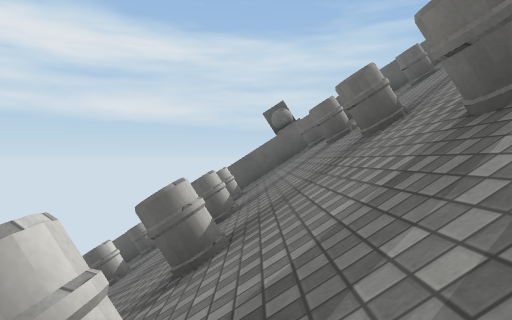
View 1 (above)

16 first-person views from a walk through a Unity game level. The camera is 1.2 m above the floor, looks level and sees 75° across. The floor is counted in squares, 2 m on a side. Each view is taken from the middle of a square. On the plan, view 1 faces up. The plan holds only what a view shows up to about 10 squares ahead; the rest is blank. The place goes on beyond the plan. The player is left out. Surface patterns are stand-ins for the level's own textures.

View 2
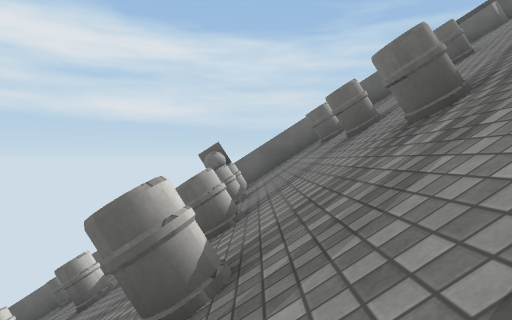

View 3
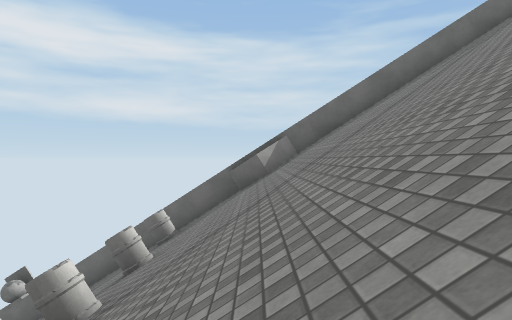

View 4
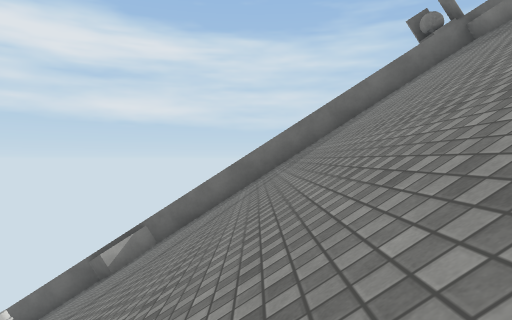

View 5
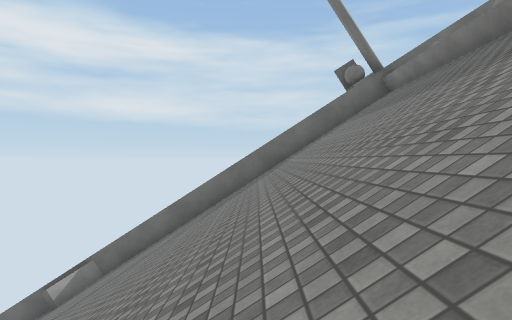

View 6
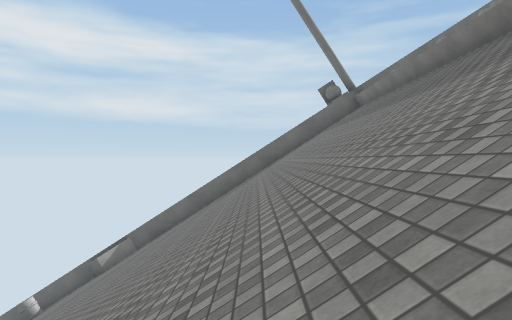

View 7
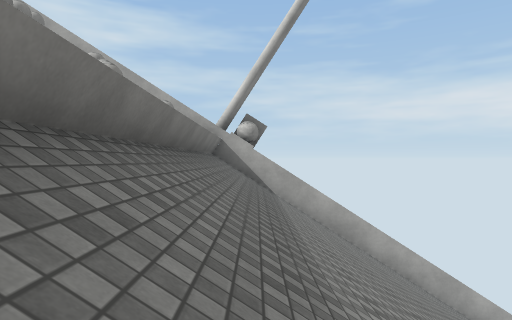

View 8
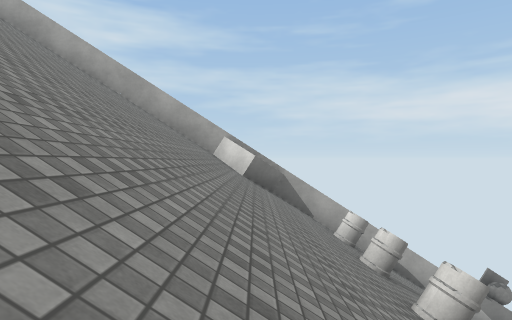

View 9
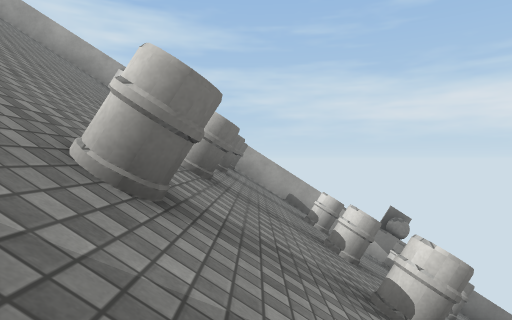

View 10
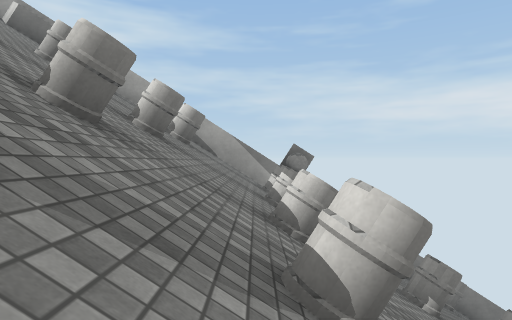

View 11
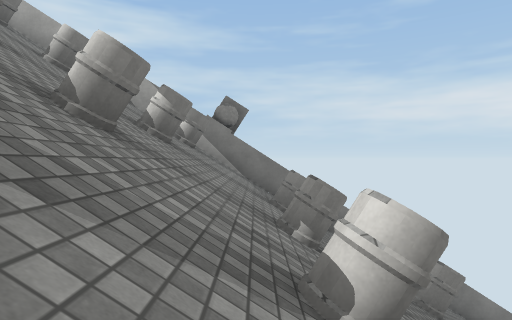

View 12
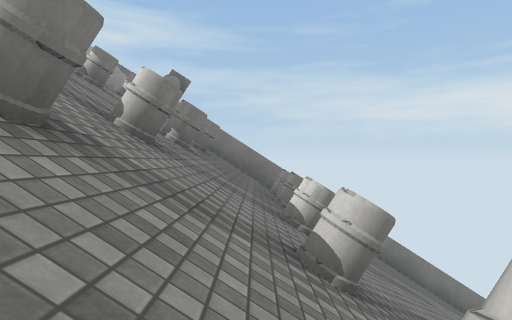

View 13
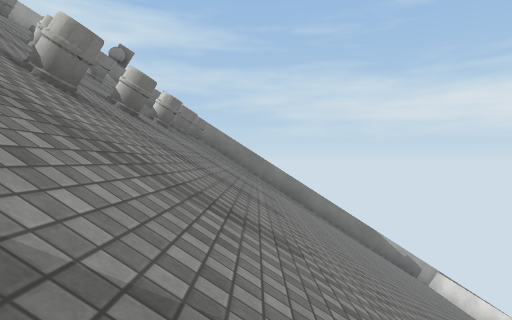

View 14
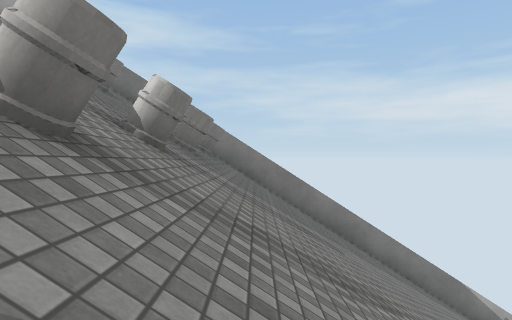

View 15
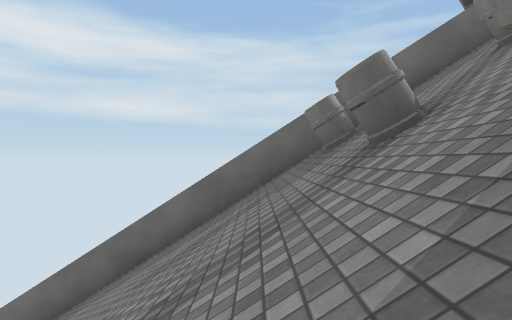

View 16
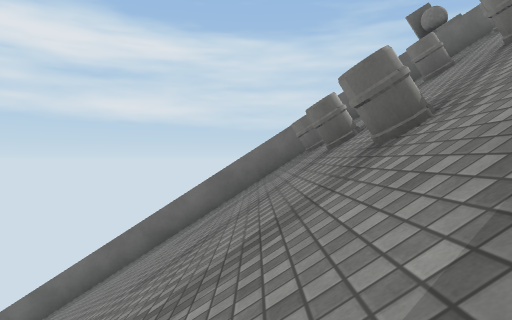

### Floor plan
Key: @ floor where view 1 was taken; # wall or solid block; / step, stairs or slope; = window, fence, low wall or low ledge.
Columns run from 7 left of view 1 to 18 right of it. Each row starts with its distance up from view 1.
 10 ##########################
  9 ///////////////#/////////#
  8 ////#///#////#///////////#
  7 //////#//////////////////#
  6 ////#///#////#///////////#
  5 //////#//////////////////#
  4 ////#///#////#///////////#
  3 //////#//////////////////#
  2 ////#///=////#///////////#
  1 //////#//////////////////#
  0 ////#//@#////#///////////#
 -1 //////#//////////////////#
 -2 ////#///#////#///////////#
 -3 //////#//////////////////#
 -4 ////#///#////#///////////#
 -5 ///////////////#/////////#
 -6 ##########################

Where each view was taken, in squares from view 1:
view 1: 0 up, 0 right, facing up
view 2: 0 up, 2 right, facing up
view 3: 0 up, 8 right, facing up
view 4: 0 up, 12 right, facing up
view 5: 1 down, 14 right, facing up
view 6: 4 down, 14 right, facing up
view 7: 4 up, 17 right, facing down
view 8: 4 up, 8 right, facing down
view 9: 4 up, 5 right, facing down
view 10: 4 up, 2 right, facing down
view 11: 3 up, 0 right, facing down
view 12: 5 up, 2 left, facing down
view 13: 8 up, 5 left, facing down
view 14: 4 up, 4 left, facing down
view 15: 3 up, 4 left, facing up
view 16: 1 up, 4 left, facing up
